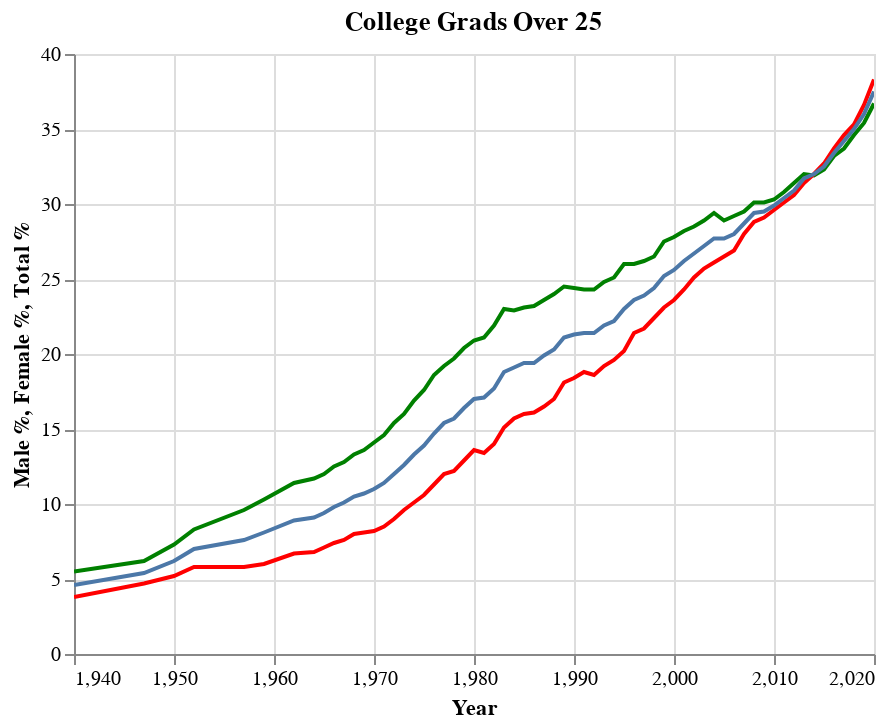

The notebook cell saved with this chart:
### Code cell
final_chart = male_college_grad_chart + female_college_grad_chart + college_grad_chart
final_chart

### Figure 1 — Vega-Lite specification as saved in the notebook (floating-point values rounded to 4 significant figures)
{"config": {"view": {"continuousWidth": 400, "continuousHeight": 300}}, "layer": [{"mark": {"type": "line", "color": "green"}, "encoding": {"x": {"type": "quantitative", "field": "Year"}, "y": {"type": "quantitative", "field": "Male", "title": "Male %"}}, "selection": {"selector005": {"type": "interval", "bind": "scales", "encodings": ["x", "y"]}}, "title": "College Grads Over 25"}, {"mark": {"type": "line", "color": "red"}, "encoding": {"x": {"type": "quantitative", "field": "Year"}, "y": {"type": "quantitative", "field": "Female", "title": "Female %"}}, "selection": {"selector004": {"type": "interval", "bind": "scales", "encodings": ["x", "y"]}}, "title": "College Grads Over 25"}, {"mark": "line", "encoding": {"x": {"type": "quantitative", "field": "Year"}, "y": {"type": "quantitative", "field": "Total", "title": "Total %"}}, "selection": {"selector001": {"type": "interval", "bind": "scales", "encodings": ["x", "y"]}}, "title": "College Grads Over 25"}], "data": {"name": "data-25431c3ca28f00ddc5b7302c2e7a172a"}, "$schema": "https://vega.github.io/schema/vega-lite/v4.8.1.json", "datasets": {"data-25431c3ca28f00ddc5b7302c2e7a172a": [{"Year": 2020, "Total": 37.5, "Male": 36.7, "Female": 38.3}, {"Year": 2019, "Total": 36.0, "Male": 35.4, "Female": 36.6}, {"Year": 2018, "Total": 35.0, "Male": 34.6, "Female": 35.3}, {"Year": 2017, "Total": 34.2, "Male": 33.7, "Female": 34.6}, {"Year": 2016, "Total": 33.4, "Male": 33.2, "Female": 33.7}, {"Year": 2015, "Total": 32.5, "Male": 32.3, "Female": 32.7}, {"Year": 2014, "Total": 32.0, "Male": 31.9, "Female": 32.0}, {"Year": 2013, "Total": 31.7, "Male": 32.0, "Female": 31.4}, {"Year": 2012, "Total": 30.9, "Male": 31.4, "Female": 30.6}, {"Year": 2011, "Total": 30.4, "Male": 30.8, "Female": 30.1}, {"Year": 2010, "Total": 29.9, "Male": 30.3, "Female": 29.6}, {"Year": 2009, "Total": 29.5, "Male": 30.1, "Female": 29.1}, {"Year": 2008, "Total": 29.4, "Male": 30.1, "Female": 28.8}, {"Year": 2007, "Total": 28.7, "Male": 29.5, "Female": 28.0}, {"Year": 2006, "Total": 28.0, "Male": 29.2, "Female": 26.9}, {"Year": 2005, "Total": 27.7, "Male": 28.9, "Female": 26.5}, {"Year": 2004, "Total": 27.7, "Male": 29.4, "Female": 26.1}, {"Year": 2003, "Total": 27.2, "Male": 28.9, "Female": 25.7}, {"Year": 2002, "Total": 26.7, "Male": 28.5, "Female": 25.1}, {"Year": 2001, "Total": 26.2, "Male": 28.2, "Female": 24.3}, {"Year": 2000, "Total": 25.6, "Male": 27.8, "Female": 23.6}, {"Year": 1999, "Total": 25.2, "Male": 27.5, "Female": 23.1}, {"Year": 1998, "Total": 24.4, "Male": 26.5, "Female": 22.4}, {"Year": 1997, "Total": 23.9, "Male": 26.2, "Female": 21.7}, {"Year": 1996, "Total": 23.6, "Male": 26.0, "Female": 21.4}, {"Year": 1995, "Total": 23.0, "Male": 26.0, "Female": 20.2}, {"Year": 1994, "Total": 22.2, "Male": 25.1, "Female": 19.6}, {"Year": 1993, "Total": 21.9, "Male": 24.8, "Female": 19.2}, {"Year": 1992, "Total": 21.4, "Male": 24.3, "Female": 18.6}, {"Year": 1991, "Total": 21.4, "Male": 24.3, "Female": 18.8}, {"Year": 1990, "Total": 21.3, "Male": 24.4, "Female": 18.4}, {"Year": 1989, "Total": 21.1, "Male": 24.5, "Female": 18.1}, {"Year": 1988, "Total": 20.3, "Male": 24.0, "Female": 17.0}, {"Year": 1987, "Total": 19.9, "Male": 23.6, "Female": 16.5}, {"Year": 1986, "Total": 19.4, "Male": 23.2, "Female": 16.1}, {"Year": 1985, "Total": 19.4, "Male": 23.1, "Female": 16.0}, {"Year": 1984, "Total": 19.1, "Male": 22.9, "Female": 15.7}, {"Year": 1983, "Total": 18.8, "Male": 23.0, "Female": 15.1}, {"Year": 1982, "Total": 17.7, "Male": 21.9, "Female": 14.0}, {"Year": 1981, "Total": 17.1, "Male": 21.1, "Female": 13.4}, {"Year": 1980, "Total": 17.0, "Male": 20.9, "Female": 13.6}, {"Year": 1979, "Total": 16.4, "Male": 20.4, "Female": 12.9}, {"Year": 1978, "Total": 15.7, "Male": 19.7, "Female": 12.2}, {"Year": 1977, "Total": 15.4, "Male": 19.2, "Female": 12.0}, {"Year": 1976, "Total": 14.7, "Male": 18.6, "Female": 11.3}, {"Year": 1975, "Total": 13.9, "Male": 17.6, "Female": 10.6}, {"Year": 1974, "Total": 13.3, "Male": 16.9, "Female": 10.1}, {"Year": 1973, "Total": 12.6, "Male": 16.0, "Female": 9.6}, {"Year": 1972, "Total": 12.0, "Male": 15.4, "Female": 9.0}, {"Year": 1971, "Total": 11.4, "Male": 14.6, "Female": 8.5}, {"Year": 1970, "Total": 11.0, "Male": 14.1, "Female": 8.2}, {"Year": 1969, "Total": 10.7, "Male": 13.6, "Female": 8.1}, {"Year": 1968, "Total": 10.5, "Male": 13.3, "Female": 8.0}, {"Year": 1967, "Total": 10.1, "Male": 12.8, "Female": 7.6}, {"Year": 1966, "Total": 9.8, "Male": 12.5, "Female": 7.4}, {"Year": 1965, "Total": 9.4, "Male": 12.0, "Female": 7.1}, {"Year": 1964, "Total": 9.1, "Male": 11.7, "Female": 6.8}, {"Year": 1962, "Total": 8.9, "Male": 11.4, "Female": 6.7}, {"Year": 1959, "Total": 8.1, "Male": 10.3, "Female": 6.0}, {"Year": 1957, "Total": 7.6, "Male": 9.6, "Female": 5.8}, {"Year": 1952, "Total": 7.0, "Male": 8.3, "Female": 5.8}, {"Year": 1950, "Total": 6.2, "Male": 7.3, "Female": 5.2}, {"Year": 1947, "Total": 5.4, "Male": 6.2, "Female": 4.7}, {"Year": 1940, "Total": 4.6, "Male": 5.5, "Female": 3.8}]}}
